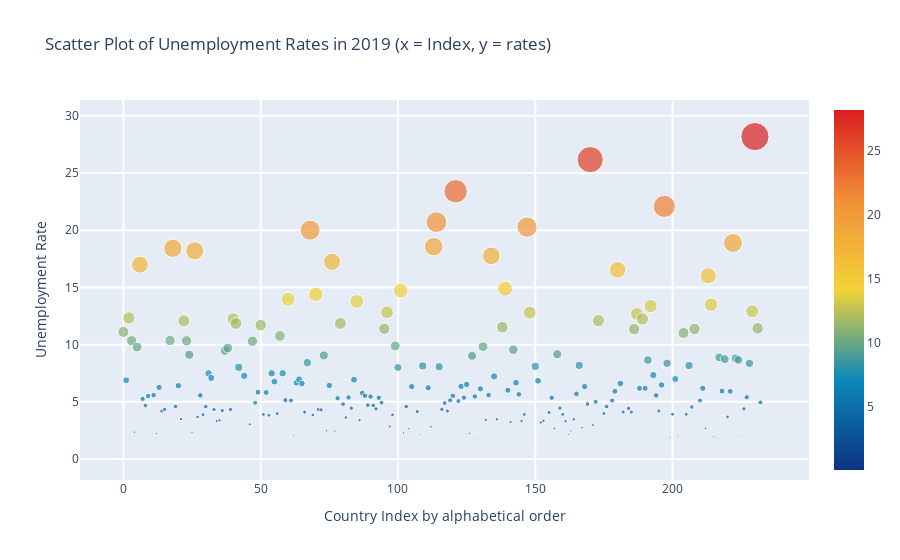
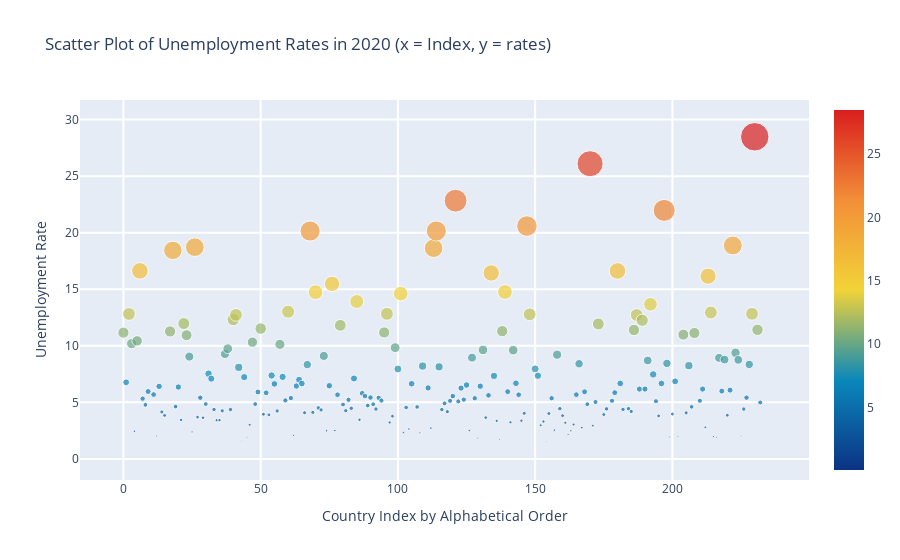

The code cell stored with these charts, in order, in its notebook:
### Code cell
# Make Scatter plots for unemployment rates in 2019 and 2020 by their coutries' alphabetical order.
# Thanks to https://www.kaggle.com/arthurtok/generation-unemployed-interactive-plotly-visuals/data
# Scatter plot of 2019 unemployment rates
trace = go.Scatter(
    y = df['2019'].values,
    mode='markers',
    marker=dict(
        size= df['2019'].values,
        #color = np.random.randn(500), #set color equal to a variable
        color = df['2019'].values,
        colorscale='Portland',
        showscale=True
    ),
    text = df['Country Name'].values
)
data = [trace]

layout= go.Layout(
    autosize= True,
    title= 'Scatter Plot of Unemployment Rates in 2019 (x = Index, y = rates)',
    hovermode= 'closest',
   xaxis= dict(
        title= 'Country Index by alphabetical order',
        ticklen= 5,
        zeroline= False,
        gridwidth= 2,
    ),
    yaxis=dict(
        title= 'Unemployment Rate',
        ticklen= 5,
        gridwidth= 2,
    ),
    showlegend= False
)
fig = go.Figure(data=data, layout=layout)
py.iplot(fig,filename='scatter2019')

# Scatter plot of 2020 unemployment rates
trace1 = go.Scatter(
    y = df['2020'].values,
    mode='markers',
    marker=dict(
        size=df['2020'].values,
        #color = np.random.randn(500), #set color equal to a variable
        color = df['2020'].values,
        colorscale='Portland',
        showscale=True
    ),
    text = df['Country Name'].values
)
data = [trace1]

layout= go.Layout(
    title= 'Scatter Plot of Unemployment Rates in 2020 (x = Index, y = rates)',
    hovermode= 'closest',
    xaxis= dict(
        title= 'Country Index by Alphabetical Order',
        ticklen= 5,
        zeroline= False,
        gridwidth= 2,
    ),
    yaxis=dict(
        title= 'Unemployment Rate',
        ticklen= 5,
        gridwidth= 2,
    ),
    showlegend= False
)

fig = go.Figure(data=data, layout=layout)
py.iplot(fig,filename='scatter2020')

### Figure 1 — Plotly figure (JSON) as saved in the notebook; plotly's stock layout.template omitted (floating-point values rounded to 4 significant figures; data arrays with more than 128 entries replaced by an {"elided": "..."} marker saying what was removed)
{"data": [{"marker": {"color": {"elided": "233 float values"}, "colorscale": [[0, "rgb(12,51,131)"], [0.25, "rgb(10,136,186)"], [0.5, "rgb(242,211,56)"], [0.75, "rgb(242,143,56)"], [1, "rgb(217,30,30)"]], "showscale": true, "size": {"elided": "233 float values"}}, "mode": "markers", "text": {"elided": "233 str values"}, "type": "scatter", "y": {"elided": "233 float values"}}], "layout": {"autosize": true, "hovermode": "closest", "showlegend": false, "title": {"text": "Scatter Plot of Unemployment Rates in 2019 (x = Index, y = rates)"}, "xaxis": {"gridwidth": 2, "ticklen": 5, "title": {"text": "Country Index by alphabetical order"}, "zeroline": false}, "yaxis": {"gridwidth": 2, "ticklen": 5, "title": {"text": "Unemployment Rate"}}}}

### Figure 2 — Plotly figure (JSON) as saved in the notebook; plotly's stock layout.template omitted (floating-point values rounded to 4 significant figures; data arrays with more than 128 entries replaced by an {"elided": "..."} marker saying what was removed)
{"data": [{"marker": {"color": {"elided": "233 float values"}, "colorscale": [[0, "rgb(12,51,131)"], [0.25, "rgb(10,136,186)"], [0.5, "rgb(242,211,56)"], [0.75, "rgb(242,143,56)"], [1, "rgb(217,30,30)"]], "showscale": true, "size": {"elided": "233 float values"}}, "mode": "markers", "text": {"elided": "233 str values"}, "type": "scatter", "y": {"elided": "233 float values"}}], "layout": {"hovermode": "closest", "showlegend": false, "title": {"text": "Scatter Plot of Unemployment Rates in 2020 (x = Index, y = rates)"}, "xaxis": {"gridwidth": 2, "ticklen": 5, "title": {"text": "Country Index by Alphabetical Order"}, "zeroline": false}, "yaxis": {"gridwidth": 2, "ticklen": 5, "title": {"text": "Unemployment Rate"}}}}
